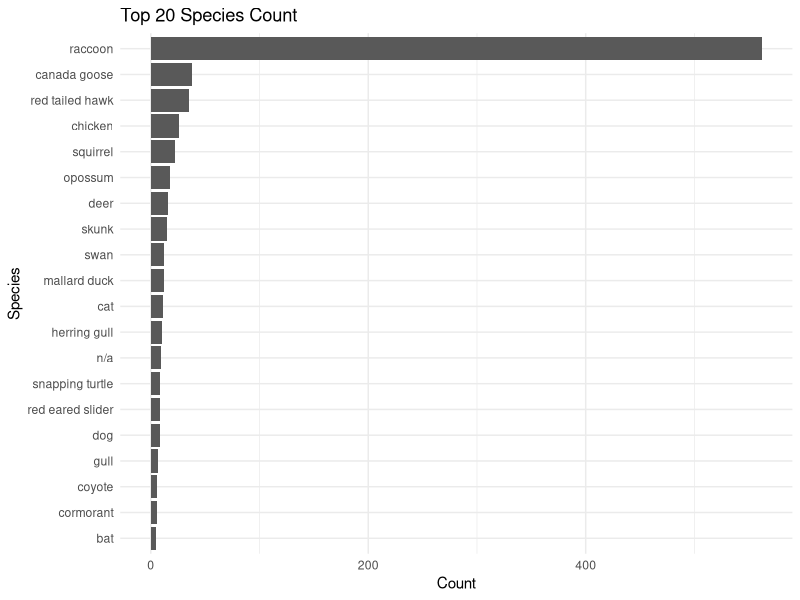
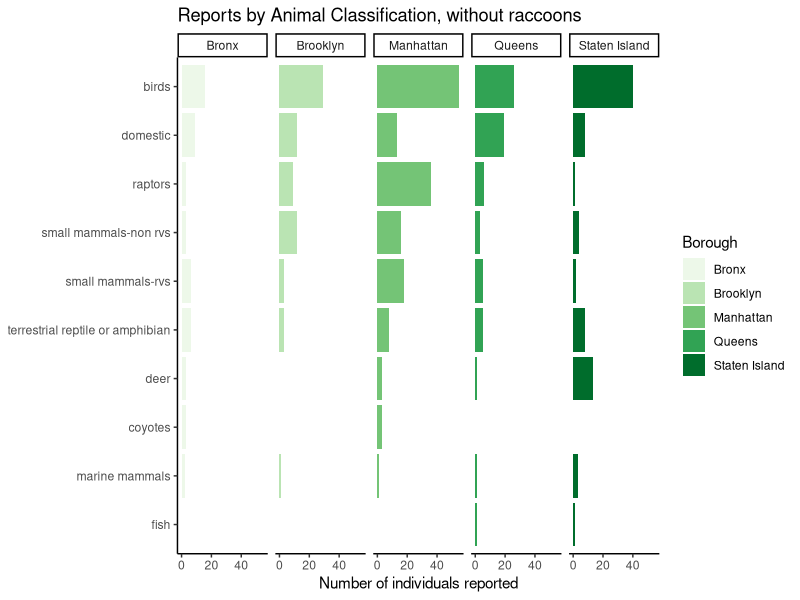
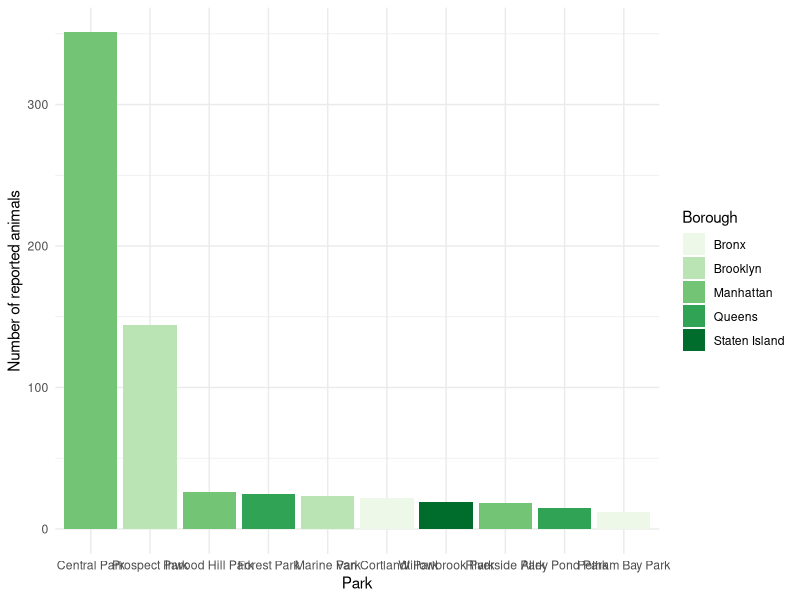

The R source for these figures, in order:
## ---- chunk 1
library(tidyverse)
library(ggplot2)
library(tidytext)
## ---- chunk 2

data_raw <- read.csv("Urban_Park_Ranger_Animal_Condition_Response.csv")

#Animal by species
head(data_raw %>% count(Species.Description, sort =T))

#Animal by classification
head(data_raw %>% count(Animal.Class, sort =T))

## ---- chunk 3

data_clean <- data_raw %>%
  mutate(
    Species.Description = str_to_lower(Species.Description), #removes capitializations
    Species.Description = str_replace_all(Species.Description, "-", " "), #removes dashes
    Animal.Class = str_to_lower(Animal.Class),
    Animal.Class = case_when(
      str_detect(Animal.Class, "marine reptiles") ~ "terrestrial reptile or amphibian", #moving turtles to correct category
      str_detect(Animal.Class, "marine mammals") ~ "marine mammals",
      str_detect(Animal.Class, "domestic") ~ "domestic",
      str_detect(Animal.Class, "raptors") ~ "raptors",
      str_detect(Animal.Class, "fish") ~ "fish",
      TRUE ~ Animal.Class),
    Species.Description = case_when(
      str_detect(Species.Description, "squirrel") ~ "squirrel", #more examples of this but this was most obvious
      TRUE ~ Species.Description
    )
  )

write.csv(data_clean, "UrbanRangerDataClean.csv")
## ---- chunk 4

#Grouping by species for top 20 most abundant species
species <- data_clean %>%
  count(Species.Description, sort = TRUE) %>%
  top_n(20) 

#Species count
plot <- ggplot(data = species, aes(x= reorder(Species.Description, n), y = n)) + #reorder makes bars descending order
  geom_bar(stat = "identity") + #allows for the count to be plotted
  coord_flip() + #rotates graph
  labs(title= "Top 20 Species Count", y= "Count",x ="Species") + 
  theme_minimal() #introduces a theme to the figure instead of the standard output

plot

## ---- chunk 5

plot2 <- data_clean %>%
  filter(Species.Description != "raccoon") %>%
  group_by(Borough) %>%
  count(Animal.Class, sort = TRUE)%>%
  ggplot(aes(x= reorder(Animal.Class, n), y = n)) + #reorder makes bars descending order, n represents count
  geom_bar(aes(fill=Borough), stat = "identity") + #allows for the count to be plotted
  scale_fill_brewer(palette = "Greens") +
  theme_classic()+ #introduces a theme to the figure instead of the standard output
  facet_wrap(~Borough, nrow=1)+
  labs(title = "Reports by Animal Classification, without raccoons", y= "Number of individuals reported", x=NULL)+
  coord_flip()

plot2

## ---- chunk 6

plot3 <- data_clean %>% 
  count(Property, Borough, sort = TRUE) %>%
  top_n(10, n) %>%
  ggplot(aes(x=reorder(Property, -n), y=n)) +
  geom_bar(aes(fill = Borough), stat = "identity")+
  scale_fill_brewer(palette = "Greens")+
  xlab("Park") +
  ylab("Number of reported animals")+
  theme_minimal()

plot3
